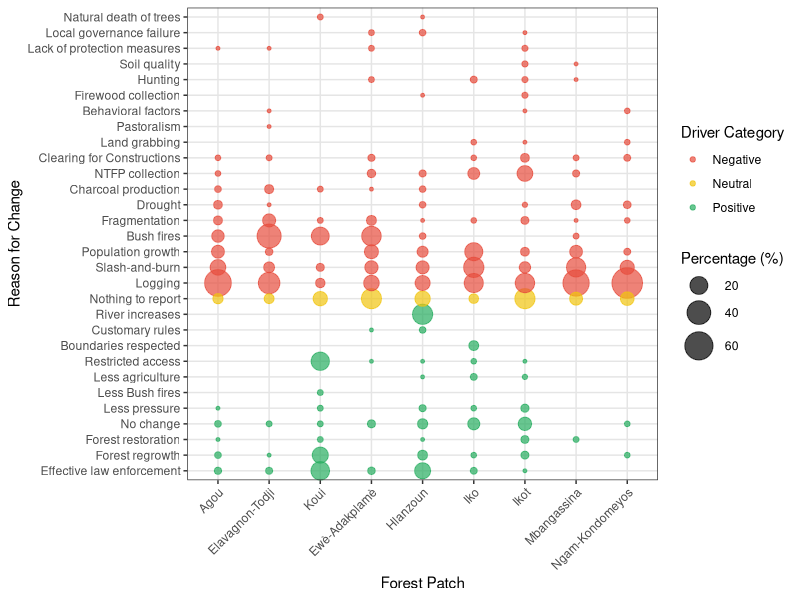
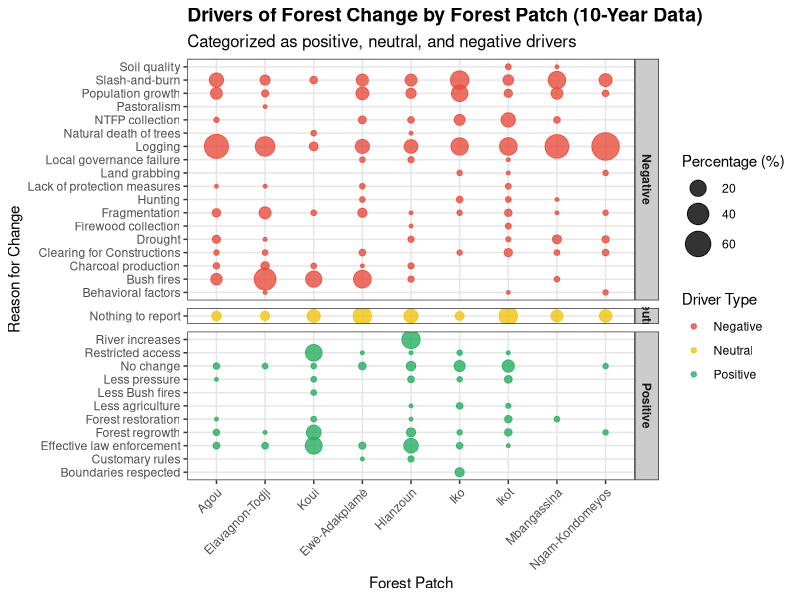

Source code (R) for these figures, in order:
# Load required libraries
library(ggplot2)
library(dplyr)
library(tidyr)
library(readr)

# Create the dataframe directly from the provided 10-year data
forest_data_10yr <- read.table(text = "Forest patch	Reason for change_10ys [1]	percentage
Agou	Logging	53.1
Agou	Slash-and-burn	14.2
Agou	Population growth	8.5
Agou	Bush fires	7.7
Agou	Nothing to report	4.3
Agou	Fragmentation	2.8
Agou	Drought	2.6
Agou	Effective law enforcement	1.4
Agou	Charcoal production	1.1
Agou	Forest regrowth	1.1
Agou	No change	1.1
Agou	Clearing for Constructions	0.6
Agou	NTFP collection	0.6
Agou	Forest restoration	0.3
Agou	Lack of protection measures	0.3
Agou	Less pressure	0.3
Elavagnon-Todji	Bush fires	41.5
Elavagnon-Todji	Logging	31.7
Elavagnon-Todji	Fragmentation	8.8
Elavagnon-Todji	Slash-and-burn	5.2
Elavagnon-Todji	Nothing to report	3.9
Elavagnon-Todji	Charcoal production	2.9
Elavagnon-Todji	Population growth	1.6
Elavagnon-Todji	Effective law enforcement	1.3
Elavagnon-Todji	Clearing for Constructions	0.7
Elavagnon-Todji	No change	0.7
Elavagnon-Todji	Behavioral factors	0.3
Elavagnon-Todji	Drought	0.3
Elavagnon-Todji	Forest regrowth	0.3
Elavagnon-Todji	Lack of protection measures	0.3
Elavagnon-Todji	Pastoralism	0.3
Ewè-Adakplamè	Nothing to report	27
Ewè-Adakplamè	Bush fires	25.1
Ewè-Adakplamè	Logging	14
Ewè-Adakplamè	Population growth	10.7
Ewè-Adakplamè	Slash-and-burn	9.1
Ewè-Adakplamè	Fragmentation	3.9
Ewè-Adakplamè	NTFP collection	2.3
Ewè-Adakplamè	No change	2
Ewè-Adakplamè	Effective law enforcement	1.6
Ewè-Adakplamè	Clearing for Constructions	1.3
Ewè-Adakplamè	Hunting	0.7
Ewè-Adakplamè	Lack of protection measures	0.7
Ewè-Adakplamè	Local governance failure	0.7
Ewè-Adakplamè	Charcoal production	0.3
Ewè-Adakplamè	Customary rules	0.3
Ewè-Adakplamè	Restricted access	0.3
Hlanzoun	River increases	27.2
Hlanzoun	Effective law enforcement	15.1
Hlanzoun	Nothing to report	13.5
Hlanzoun	Logging	12.8
Hlanzoun	Slash-and-burn	8.7
Hlanzoun	Population growth	5.4
Hlanzoun	No change	4.2
Hlanzoun	Forest regrowth	3.8
Hlanzoun	Less pressure	1.3
Hlanzoun	NTFP collection	1.3
Hlanzoun	Bush fires	1
Hlanzoun	Charcoal production	1
Hlanzoun	Customary rules	1
Hlanzoun	Drought	1
Hlanzoun	Local governance failure	1
Hlanzoun	Firewood collection	0.3
Hlanzoun	Forest restoration	0.3
Hlanzoun	Fragmentation	0.3
Hlanzoun	Less agriculture	0.3
Hlanzoun	Natural death of trees	0.3
Hlanzoun	Restricted access	0.3
Iko	Slash-and-burn	27.6
Iko	Logging	23.8
Iko	Population growth	20.6
Iko	No change	7
Iko	NTFP collection	6.7
Iko	Boundaries respected	3.8
Iko	Nothing to report	3.5
Iko	Effective law enforcement	1.2
Iko	Hunting	1.2
Iko	Less agriculture	1.2
Iko	Clearing for Constructions	0.6
Iko	Forest regrowth	0.6
Iko	Fragmentation	0.6
Iko	Land grabbing	0.6
Iko	Less pressure	0.6
Iko	Restricted access	0.6
Ikot	Nothing to report	27.1
Ikot	Logging	24.7
Ikot	NTFP collection	14.4
Ikot	No change	9.3
Ikot	Slash-and-burn	5.9
Ikot	Clearing for Constructions	2.7
Ikot	Population growth	2.7
Ikot	Less pressure	2.1
Ikot	Forest regrowth	1.9
Ikot	Forest restoration	1.9
Ikot	Fragmentation	1.9
Ikot	Firewood collection	0.8
Ikot	Hunting	0.8
Ikot	Lack of protection measures	0.8
Ikot	Soil quality	0.8
Ikot	Drought	0.5
Ikot	Less agriculture	0.5
Ikot	Behavioral factors	0.3
Ikot	Effective law enforcement	0.3
Ikot	Land grabbing	0.3
Ikot	Local governance failure	0.3
Ikot	Restricted access	0.3
Koui	Effective law enforcement	22
Koui	Restricted access	21.3
Koui	Bush fires	20
Koui	Forest regrowth	15.3
Koui	Nothing to report	11.3
Koui	Logging	3.3
Koui	Slash-and-burn	2
Koui	Charcoal production	0.7
Koui	Forest restoration	0.7
Koui	Fragmentation	0.7
Koui	Less Bush fires	0.7
Koui	Less pressure	0.7
Koui	Natural death of trees	0.7
Koui	No change	0.7
Mbangassina	Logging	51
Mbangassina	Slash-and-burn	24.2
Mbangassina	Nothing to report	8.6
Mbangassina	Population growth	8.3
Mbangassina	Drought	3.6
Mbangassina	NTFP collection	1.3
Mbangassina	Bush fires	0.7
Mbangassina	Clearing for Constructions	0.7
Mbangassina	Forest restoration	0.7
Mbangassina	Fragmentation	0.3
Mbangassina	Hunting	0.3
Mbangassina	Soil quality	0.3
Ngam-Kondomeyos	Logging	72.1
Ngam-Kondomeyos	Slash-and-burn	11
Ngam-Kondomeyos	Nothing to report	9.9
Ngam-Kondomeyos	Drought	1.7
Ngam-Kondomeyos	Clearing for Constructions	1.2
Ngam-Kondomeyos	Population growth	1.2
Ngam-Kondomeyos	Behavioral factors	0.6
Ngam-Kondomeyos	Forest regrowth	0.6
Ngam-Kondomeyos	Fragmentation	0.6
Ngam-Kondomeyos	Land grabbing	0.6
Ngam-Kondomeyos	No change	0.6", 
                               sep = "\t", header = TRUE, stringsAsFactors = FALSE)

# Rename columns for clarity
colnames(forest_data_10yr) <- c("Forest_patch", "Reason", "Percentage")

# Define forest patch order
patch_order <- c("Agou", "Elavagnon-Todji", "Koui", "Ewè-Adakplamè", "Hlanzoun",
                 "Iko", "Ikot", "Mbangassina", "Ngam-Kondomeyos")

# Convert Forest_patch to factor with specified order
forest_data_10yr$Forest_patch <- factor(forest_data_10yr$Forest_patch, levels = patch_order)

# Define categories for reasons
positive_drivers <- c(
  "Effective law enforcement",
  "Forest regrowth",
  "Forest restoration",
  "No change",
  "Less pressure",
  "Less Bush fires",
  "Less agriculture",
  "Restricted access",
  "Boundaries respected",
  "Customary rules",
  "River increases"
  
)

negative_drivers <- c(
  "Logging",
  "Slash-and-burn",
  "Population growth",
  "Bush fires",
  "Fragmentation",
  "Drought",
  "Charcoal production",
  "NTFP collection",
  "Clearing for Constructions",
  "Land grabbing",
  "Pastoralism",
  "Behavioral factors",
  "Firewood collection",
  "Hunting",
  "Soil quality",
  "Lack of protection measures",
  "Local governance failure",
  "Natural death of trees"
)

neutral <- c("Nothing to report")

# Create a new column for categorizing reasons
forest_data_10yr$Category <- ifelse(forest_data_10yr$Reason %in% positive_drivers, "Positive",
                                    ifelse(forest_data_10yr$Reason %in% negative_drivers, "Negative", "Neutral"))

# Create a new column for ordering reasons within categories
forest_data_10yr$Reason_ordered <- factor(
  forest_data_10yr$Reason,
  levels = c(positive_drivers, neutral, negative_drivers)
)

# Create a color palette based on the three categories
forest_data_10yr$Color <- ifelse(forest_data_10yr$Category == "Positive", "#27AE60",
                                 ifelse(forest_data_10yr$Category == "Negative", "#E74C3C", "#F1C40F"))

# Plot with reasons ordered by category (positive on top, neutral in middle, negative at bottom)
ggplot(forest_data_10yr, aes(x = Forest_patch, y = Reason_ordered, size = Percentage, color = Category)) +
  geom_point(alpha = 0.7) +
  scale_size_continuous(range = c(1, 10), name = "Percentage (%)") +
  scale_color_manual(values = c("Negative" = "#E74C3C", "Neutral" = "#F1C40F", "Positive" = "#27AE60"),
                     name = "Driver Category") +
  theme_bw() +
  theme(
    axis.text.x = element_text(angle = 45, hjust = 1),
    panel.grid.major = element_line(color = "grey90"),
    panel.grid.minor = element_line(color = "grey95"),
    legend.position = "right",
    plot.title = element_text(size = 14, face = "bold"),
    plot.subtitle = element_text(size = 12)
  ) +
  labs(
    #title = "Drivers of Forest Change by Forest Patch (10-Year Data)",
    #subtitle = "Positive drivers (green) on top, negative drivers (red) on bottom",
    x = "Forest Patch",
    y = "Reason for Change"
  )

# Add facet to clearly separate categories
ggplot(forest_data_10yr, aes(x = Forest_patch, y = reorder(Reason, -as.numeric(Category)), size = Percentage, color = Category)) +
  geom_point(alpha = 0.8) +
  facet_grid(Category ~ ., scales = "free_y", space = "free_y") +
  scale_size_continuous(range = c(1, 9), name = "Percentage (%)") +
  scale_color_manual(values = c("Negative" = "#E74C3C", "Neutral" = "#F1C40F", "Positive" = "#27AE60"),
                     name = "Driver Type") +
  theme_bw() +
  theme(
    axis.text.x = element_text(angle = 45, hjust = 1),
    panel.grid.major = element_line(color = "grey90"),
    panel.grid.minor = element_line(color = "grey95"),
    strip.background = element_rect(fill = "grey80"),
    strip.text = element_text(face = "bold"),
    legend.position = "right",
    plot.title = element_text(size = 14, face = "bold"),
    plot.subtitle = element_text(size = 12)
  ) +
  labs(
    title = "Drivers of Forest Change by Forest Patch (10-Year Data)",
    subtitle = "Categorized as positive, neutral, and negative drivers",
    x = "Forest Patch",
    y = "Reason for Change"
  )

# If you want to save the plots
# ggsave("forest_change_10yr_categorized_dotplot.png", width = 14, height = 16, dpi = 300)
# ggsave("forest_change_10yr_faceted_dotplot.png", width = 14, height = 16, dpi = 300)